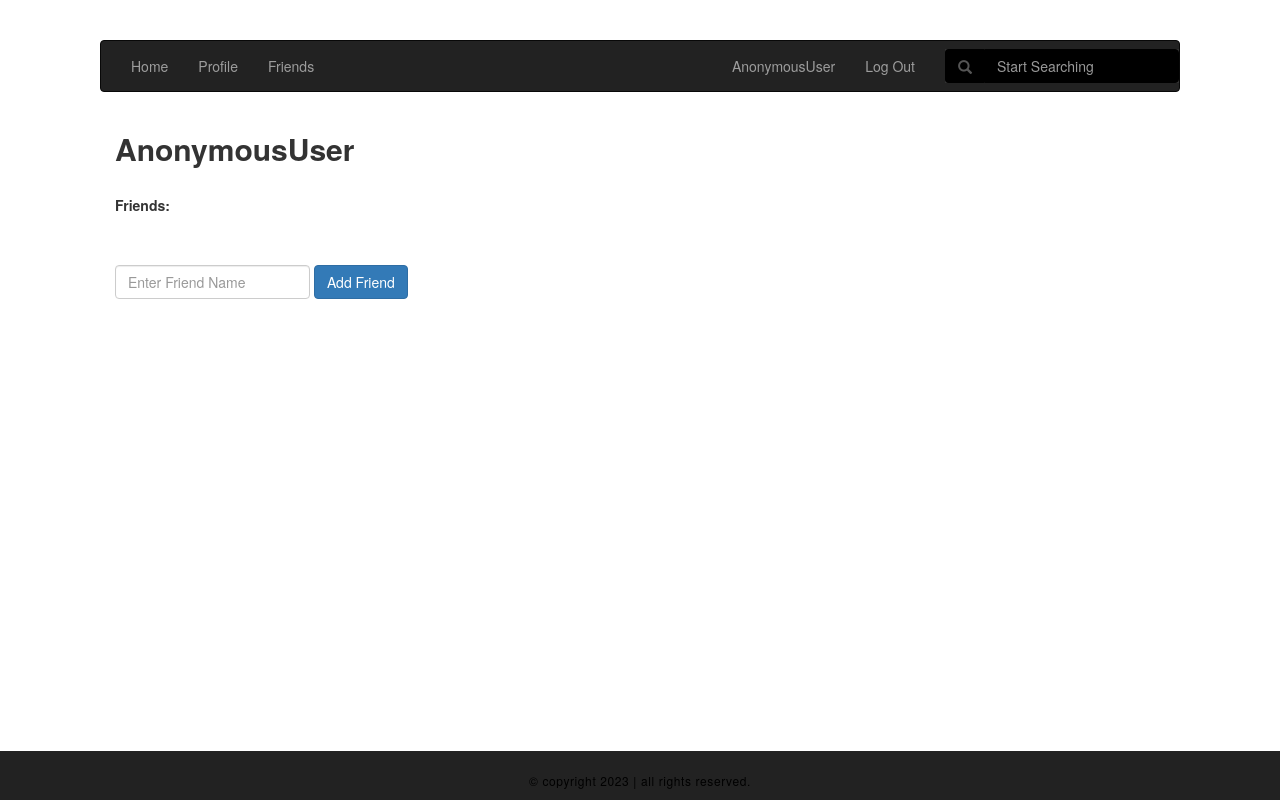
The page /abbas/friends/ on the database as committed earlier.
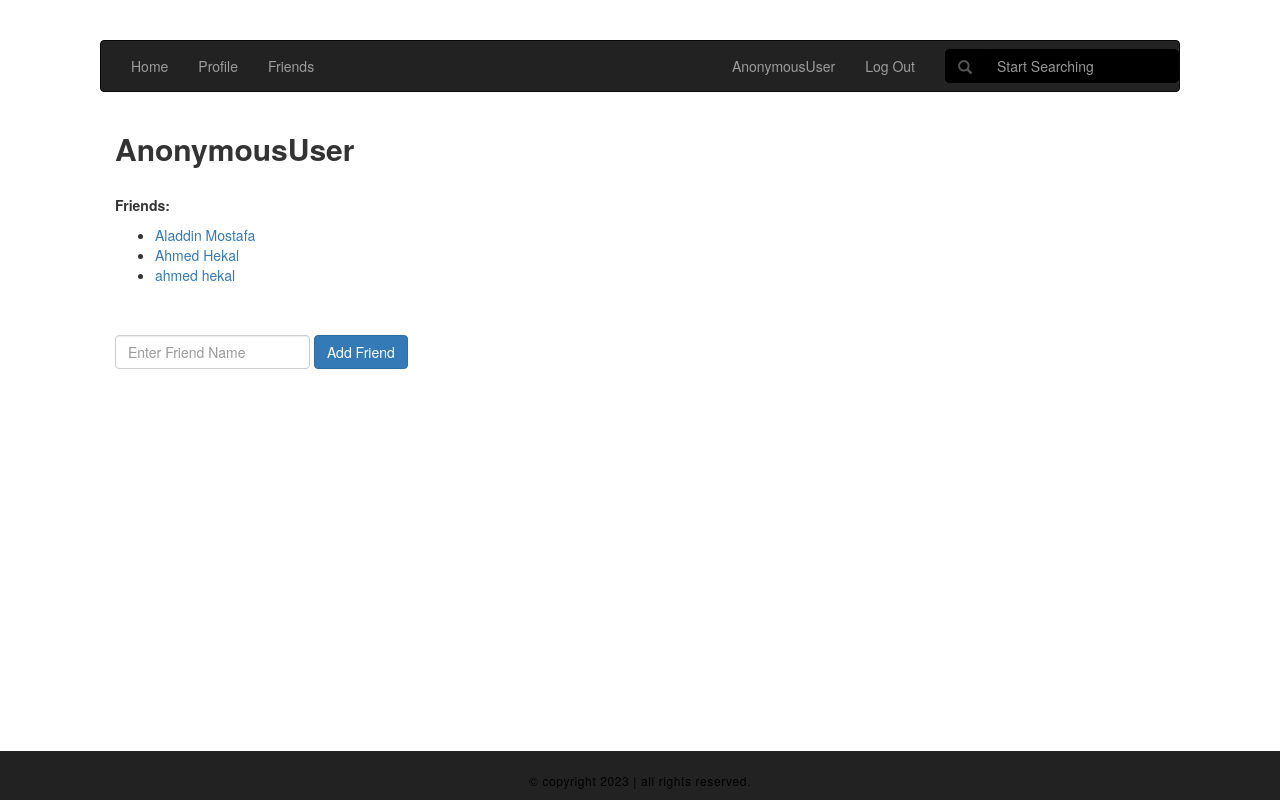
The same page on the database as committed later.
### social_network/models.py (models this page shows)
class CustomUser(AbstractUser):
    friends = models.ManyToManyField('self')
    username = models.CharField(max_length=100, unique=True)
    password = models.CharField(max_length=100)
    email = models.CharField(max_length=100, unique=True)
    first_name = models.CharField(max_length=100)
    last_name = models.CharField(max_length=100)
    birth_date = models.CharField(max_length=10)
    gender = models.CharField(max_length=8)
    mobile_number = models.CharField(max_length=15)
    def __str__(self):
        return self.first_name + " " + self.last_name

### social_network/views.py (the view)
# urls.py: url(r'^(?P<username>[\w.@+-]+)/friends/$', views.detail, name='detail'),
def detail(request, username):
    user = CustomUser.objects.get(username=username)
    friends = user.friends.all()
    return render(request, 'social_network/friends.html', {'friends': friends})

### social_network/templates/social_network/friends.html (shortened to what this page needs)
<!DOCTYPE html>
<html lang="en">
<head>
<link rel="stylesheet" href="https://cdnjs.cloudflare.com/ajax/libs/font-awesome/4.7.0/css/font-awesome.min.css">
<link rel="stylesheet" href="https://maxcdn.bootstrapcdn.com/bootstrap/3.3.7/css/bootstrap.min.css">
<link rel="stylesheet" href="https://maxcdn.bootstrapcdn.com/bootstrap/3.3.7/css/bootstrap.min.css">
</head>
<body>
<nav class="navbar navbar-inverse">
  <div class="container-fluid">
    <ul class="nav navbar-nav">
        <li ><a href="/"> Home</a></li>
      <li><a href="/{{user.username}}">Profile</a></li>
      <li><a href="/{{user.username}}/friends/">Friends</a></li>
    </ul>
      <ul class="nav navbar-nav navbar-right">
             <li><a href="/{{user.username}}">{{user}}</a></li>
        <li><a href="/logout/">Log Out</a></li>
      <form class="navbar-form navbar-right">
      <div class="form-group" style="background-color:#333;">
<div class="input-group" >
    <div class="input-group-addon" style="background-color:black;border-color:black;"><span class="glyphicon glyphicon-search"></span></div>
        <input type="text" class="form-control" placeholder="Start Searching" style="background-color:black;border-color:black;">
      </div>
      </div>
      </form>
            </ul>
  </div>
</nav>
<div class="container">
      <h2 class="card-title"><b>{{user}}</b></h4>
        <br>
<div class="card">
<p class="card-title" id='big_font'><b>Friends: </b></p>
<ul class="card-text">
    {% for friend in friends%}
        <li><a href="/users/{{ friend.pk }}/">{{friend}}</a></li>
    {% endfor %}
</ul>
</div>
<br>
<br>
<form method="post" action="{% url 'add_friend' user.username %}" class="form-inline">
  <div class="form-group mx-sm-3 mb-2">
    <input type="text" class="form-control" name="Friend" placeholder="Enter Friend Name">
  </div>
  <button type="submit" class="btn btn-primary mb-2">Add Friend</button>
</form>
</div>
<div class="container-fluid" id="footer">
   <div>
     <p>
       &copy; copyright 2023 | all rights reserved.
     </p>
   </div>
 </div>
</body>
</html>

### social_network/templates/social_network/friends.html (style rules this page uses)
body { margin:40px 100px; }
#footer { background: #222; border-top: 1px solid #222; margin: 0; padding: 0; width: 100%; position: fixed; left: 0; bottom: 0; text-align: center; }
#footer > div { margin: 0 auto; padding: 10px 0 10px; overflow: hidden; text-align: center; width: 100%; }
#footer div p { color: #000; display: inline-block; font-size: 12px; letter-spacing: 0.05em; margin: 0; padding: 10px 0 0; text-align: center; }
#big_font { font-size: 16; }

Rows that differ between the two databases and show on the page:
now on this page (row edited): CustomUser: first_name+last_name "Aladdin Mostafa"
added CustomUser: first_name+last_name "Ahmed Hekal"
added CustomUser: first_name+last_name "ahmed hekal"
